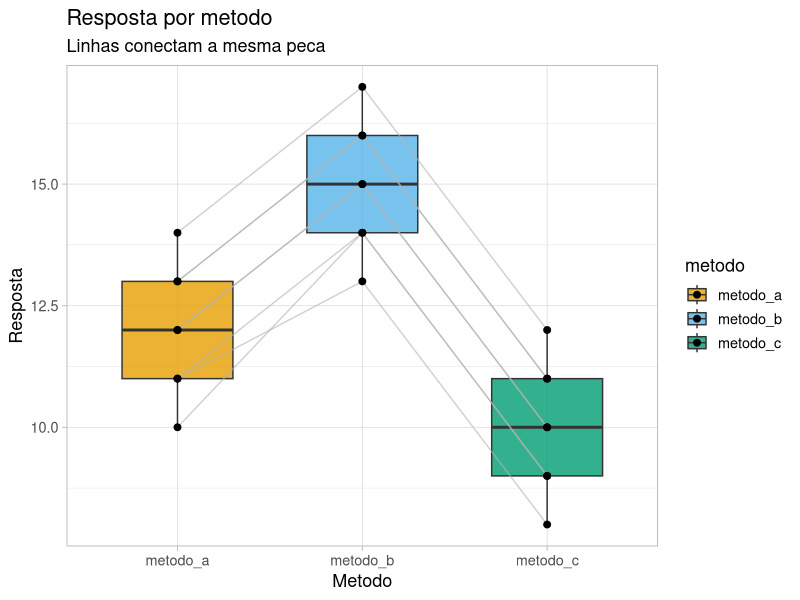

Recreate this plot in R.
# Teste de Friedman (Dados pareados) ----
# Cada linha da base original representa uma peça.
# metodo_a, metodo_b, metodo_c = tratamentos
# resposta = valor medido
# Usar quando há 3 ou mais condições:
# - os dados são dependentes ou pareados
# - a variável é ordinal ou numérica
# - a normalidade é duvidosa ou violada

# Configuracoes ----
options(scipen = 999)
paleta_okabe_ito <- c("metodo_a" = "#E69F00",
                      "metodo_b" = "#56B4E9",
                      "metodo_c" = "#009E73")

# Pacotes ----
library(dplyr)
library(tidyr)
library(ggplot2)
library(rstatix)

# Dados ----
dados <- data.frame(
  peca = factor(1:8),
  metodo_a = c(10, 12, 11, 13, 12, 11, 14, 13),
  metodo_b = c(14, 15, 13, 16, 15, 14, 17, 16),
  metodo_c = c( 9, 10,  8, 11, 10,  9, 12, 11))

# Dados em formato longo ----
dados_longos <- dados %>%
  pivot_longer(cols = -peca, names_to = "metodo", values_to = "resposta")

# Teste de Friedman ----
dados_longos %>% friedman_test(resposta ~ metodo | peca)

# Pos-teste ----
dados_longos %>% pairwise_wilcox_test(resposta ~ metodo,
    paired = TRUE, p.adjust.method = "bonferroni")

# Tamanho de Efeito: Estatística W de Kendal (de 0 a 1) ----
dados_longos %>% friedman_effsize(resposta ~ metodo | peca)

# Boxplot ----
ggplot(dados_longos, aes(x = metodo, y = resposta, fill = metodo)) +
  geom_boxplot(alpha = 0.8, width = 0.6) +
  geom_line(aes(group = peca), color = "gray70", alpha = 0.6) +
  geom_point(size = 2) +
  scale_fill_manual(values = paleta_okabe_ito) +
  labs(title = "Resposta por metodo", subtitle = "Linhas conectam a mesma peca",
       x = "Metodo", y = "Resposta") +
  theme_light(base_size = 13)
